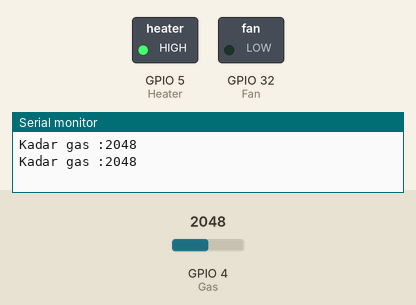
Simulated run of this sketch. Board: ESP32. Shown: switched loads named in the sketch (green lamp = pin HIGH), the last lines printed to the serial monitor. The test bench sets the inputs (shaded band); at power-on: GPIO 4 (Gas) = 2048.

Above: at 4.3 s.
4.4 s: GPIO 4 (Gas) set to 1170
8.9 s: GPIO 4 (Gas) set to 1038
At 11.7 s:
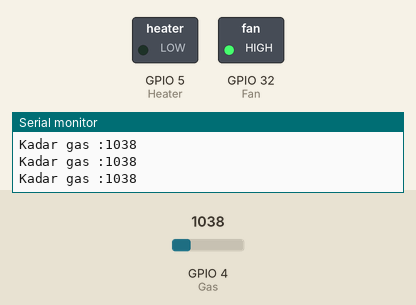
13.4 s: GPIO 4 (Gas) set to 1140
At 14.0 s:
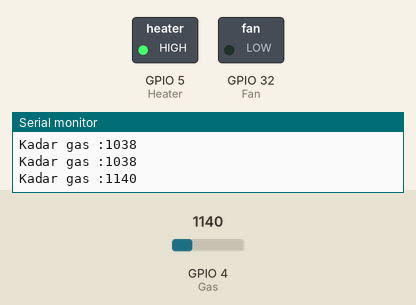
17.9 s: GPIO 4 (Gas) set to 1060
At 21.8 s:
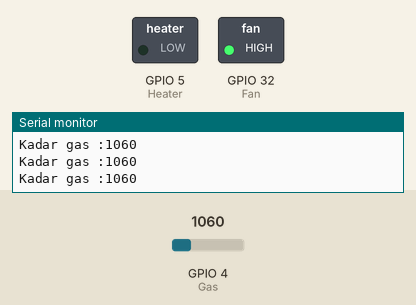
Timing chart, 0 to 23.3 s (numbered marks = the images above; inputs shaded):
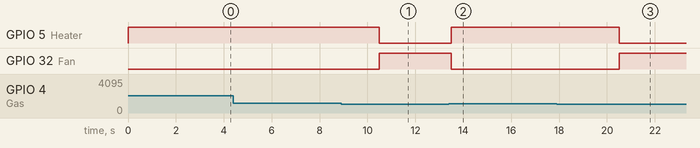

Measured:
- the behaviour switches between 1101 and 1100 on GPIO 4 (Gas) (found by bisection; images 0 and 1)
- after the input at 8.9 s, GPIO 5 (Heater): HIGH → LOW after 1.6 s; GPIO 32 (Fan): LOW → HIGH after 1.6 s
- after the input at 13.4 s, GPIO 5 (Heater): LOW → HIGH after 0.10 s; GPIO 32 (Fan): HIGH → LOW after 0.10 s
- after the input at 17.9 s, GPIO 5 (Heater): HIGH → LOW after 2.6 s; GPIO 32 (Fan): LOW → HIGH after 2.6 s

The sketch:

sketch_jun23a.ino
```cpp
#define Fan 32
#define Gas 4
#define Heater 5


void setup(){
  Serial.begin(115200);
    pinMode(Gas,INPUT);
    pinMode(Fan,OUTPUT);
    pinMode(Heater,OUTPUT);
  digitalWrite(Fan,HIGH);
  digitalWrite(Heater,LOW);
}

void loop(){
  int Kadar_gas = analogRead(Gas);
  Serial.print("Kadar gas :");
  Serial.println(Kadar_gas);
  if(Kadar_gas > 1100){
    digitalWrite(Fan,LOW);
    digitalWrite(Heater,HIGH);
    delay(3000);
  }else {
    digitalWrite(Fan,HIGH);
    digitalWrite(Heater,LOW);
  }
  delay(500);
}
```
